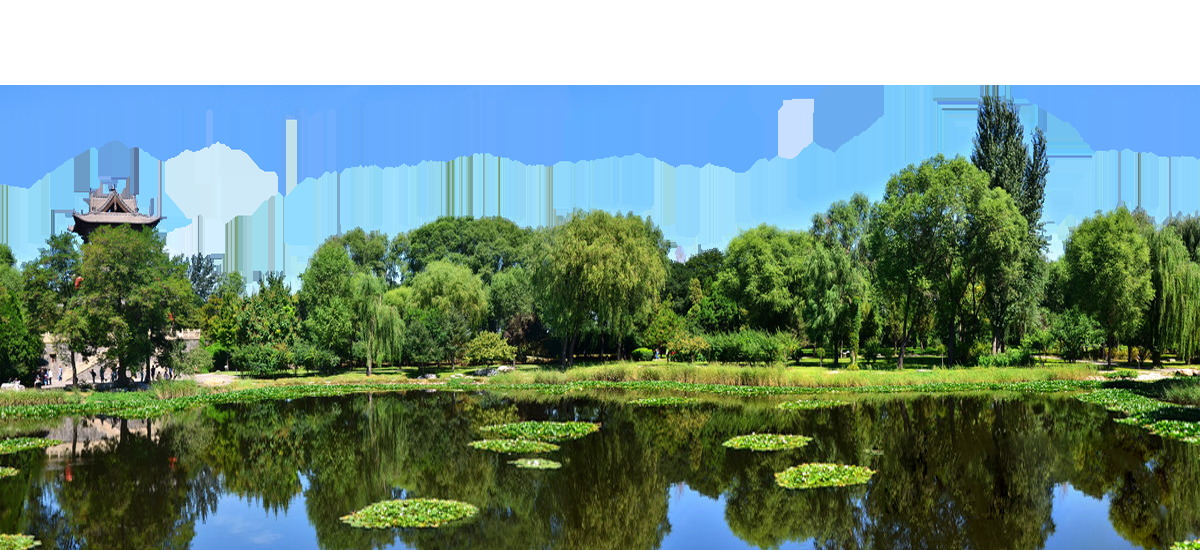
#> input picture resim.png, 1200 x 550 px, given in place of resim.jpg, which was not available
$ python program.py
#> lines starting #> are read from the running program, lines starting #| are printed output that depends on the picture; pictures that were not available may be replaced by others from this repository, and a replacement may not be noted
import cv2

resim=cv2.imread('resim.jpg',1)
#> resim is the input picture: shape (550, 1200, 3); mean B, G, R 129.6, 142.7, 115.7
cv2.imshow("Orijinal Resim",resim)

r=resim[:,:,0]
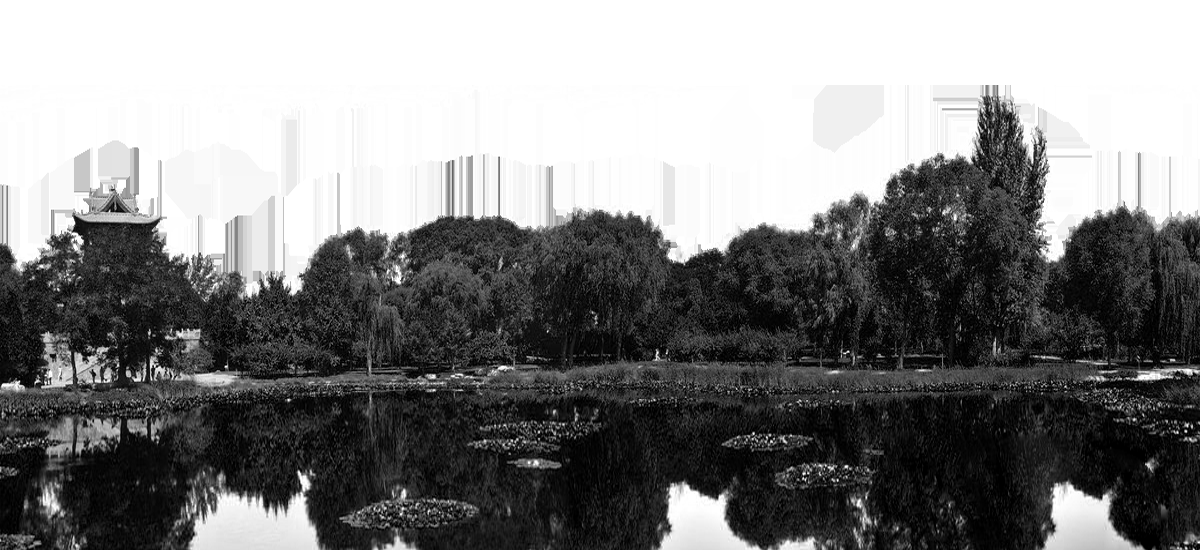
#> r: shape (550, 1200); min 0, max 255, mean 129.6
g=resim[:,:,1]
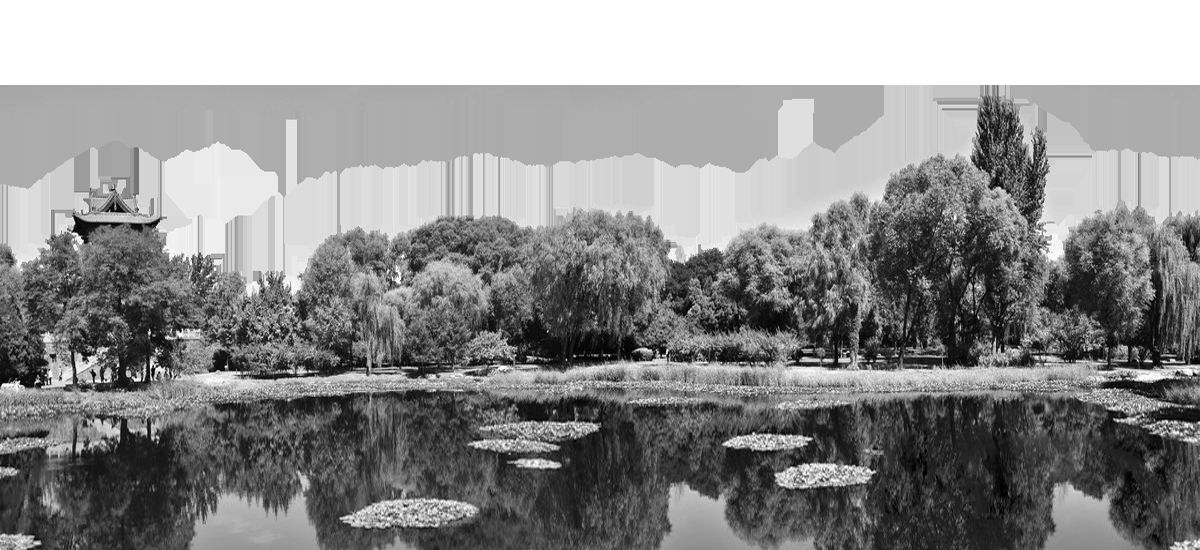
#> g: shape (550, 1200); min 0, max 255, mean 142.7
b=resim[:,:,2]
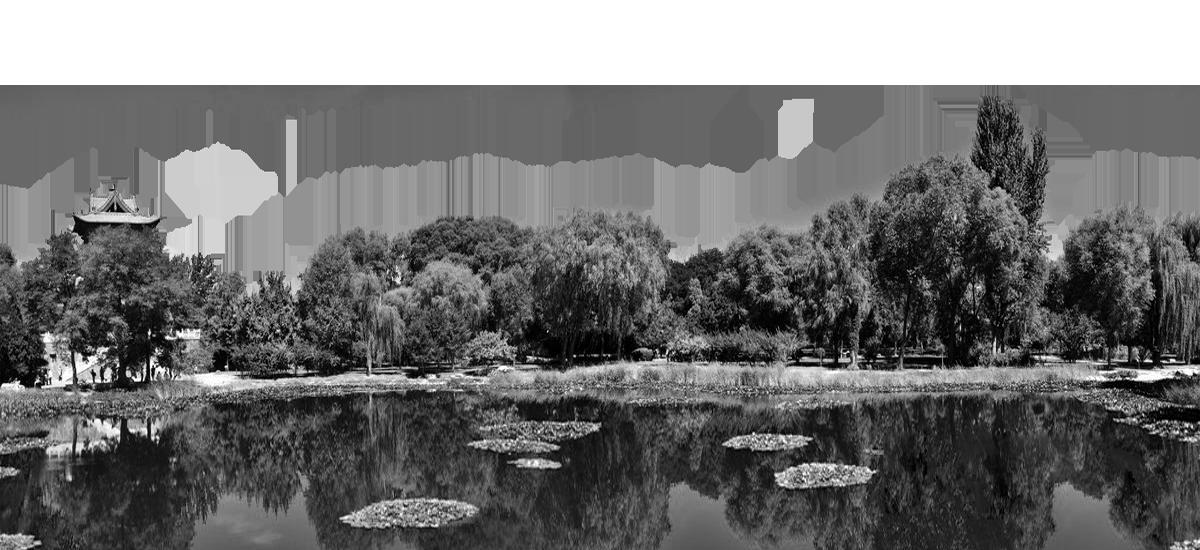
#> b: shape (550, 1200); min 0, max 255, mean 115.7

cv2.imshow("Kirmizi",r)
cv2.imshow("Yesil",g)
cv2.imshow("Mavi",b)

cv2.waitKey()
cv2.destroyAllWindows()
